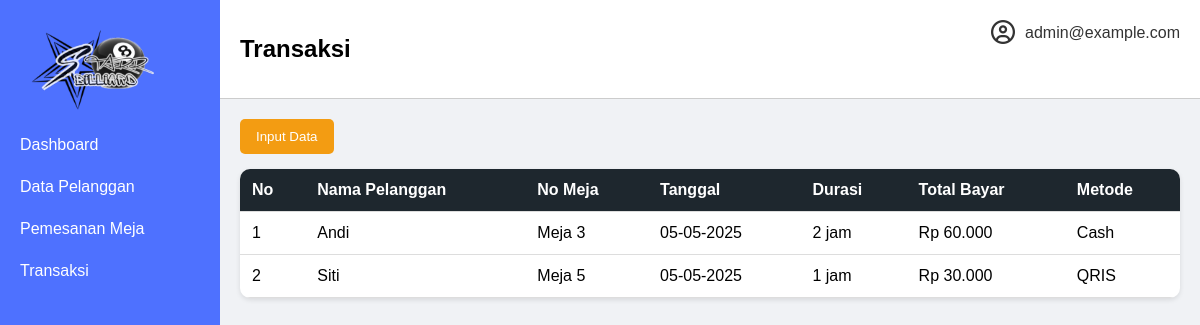
Page /transaksi.php (signed in) on the committed database.
### tables this page shows
CREATE TABLE transactions (
    id INT AUTO_INCREMENT PRIMARY KEY,
    customer_name VARCHAR(255) NOT NULL,
    table_number VARCHAR(10) NOT NULL,
    transaction_date DATE NOT NULL,
    duration VARCHAR(10) NOT NULL,
    total_amount INT NOT NULL,
    payment_method ENUM('Cash', 'QRIS', 'Transfer') NOT NULL,
    created_at TIMESTAMP DEFAULT CURRENT_TIMESTAMP
);

### transaksi.php (the view, shortened to what this page needs)
<?php
$host = "localhost";
$username = "root";
$password = "";
$dbname = "billiard_db";
try {
    $conn = new PDO("mysql:host=$host;dbname=$dbname", $username, $password);
    $conn->setAttribute(PDO::ATTR_ERRMODE, PDO::ERRMODE_EXCEPTION);
} catch (PDOException $e) {
    die("Koneksi gagal: " . $e->getMessage());
}
$stmt = $conn->query("SELECT t.id, t.customer_name, t.table_number, t.transaction_date, t.duration, t.total_amount, t.payment_method
                      FROM transactions t
                      ORDER BY t.transaction_date DESC");
$transactions = $stmt->fetchAll(PDO::FETCH_ASSOC);
?>
<!DOCTYPE html>
<html lang="id">
<head>
    <link rel="stylesheet" href="transaksi.css">
    <link rel="stylesheet" href="https://cdnjs.cloudflare.com/ajax/libs/font-awesome/6.5.0/css/all.min.css" />
</head>
<body>
    <div class="sidebar">
        <img src="asset/LOGO dashboard.png" width="180" height="100">
        <a href="dashboard.php">Dashboard</a>
        <a href="datapelanggan.php">Data Pelanggan</a>
        <a href="meja.php">Pemesanan Meja</a>
        <a href="transaksi.php">Transaksi</a>
    </div>
    <div class="main">
        <div class="topbar">
            <h2>Transaksi</h2>
            <div class="header-right">
                <div class="profile-dropdown">
                    <i class="fa-regular fa-circle-user profile-icon" id="profileIcon"></i>
                </div>
                <span class="admin-name"><?php echo htmlspecialchars($_SESSION['email']); ?></span>
            </div>
        </div>
        <div class="content">
            <a href="inputdata.php">
                <button class="btn-export">Input Data</button>
            </a>
            <table>
                <thead>
                    <tr>
                        <th>No</th>
                        <th>Nama Pelanggan</th>
                        <th>No Meja</th>
                        <th>Tanggal</th>
                        <th>Durasi</th>
                        <th>Total Bayar</th>
                        <th>Metode</th>
                    </tr>
                </thead>
                <tbody>
                    <?php if (count($transactions) > 0): ?>
                        <?php foreach ($transactions as $index => $transaction): ?>
                            <tr>
                                <td><?php echo $index + 1; ?></td>
                                <td><?php echo htmlspecialchars($transaction['customer_name']); ?></td>
                                <td><?php echo htmlspecialchars($transaction['table_number']); ?></td>
                                <td><?php echo date('d-m-Y', strtotime($transaction['transaction_date'])); ?></td>
                                <td><?php echo htmlspecialchars($transaction['duration']); ?></td>
                                <td>Rp <?php echo number_format($transaction['total_amount'], 0, ',', '.'); ?></td>
                                <td><?php echo htmlspecialchars($transaction['payment_method']); ?></td>
                            </tr>
                        <?php endforeach; ?>
                    <?php else: ?>
                        <tr>
                            <td colspan="7">Tidak ada data transaksi.</td>
                        </tr>
                    <?php endif; ?>
                </tbody>
            </table>
        </div>
    </div>
</body>
</html>

### transaksi.css (style rules this page uses)
* { box-sizing: border-box; }
body { margin: 0; font-family: Arial, sans-serif; display: flex; height: 100vh; background: #f0f2f5; }
.sidebar { width: 220px; background-color: #4E71FF; color: white; padding: 20px 0; }
.sidebar a { display: block; color: white; padding: 12px 20px; text-decoration: none; transition: background 0.3s; }
.main { flex-grow: 1; display: flex; flex-direction: column; }
.topbar { background-color: white; padding: 15px 20px; border-bottom: 1px solid #ccc; display: flex; justify-content: space-between; align-items: center; }
.header-right { position: absolute; top: 20px; right: 20px; display: flex; align-items: center; gap: 10px; z-index: 999; }
.profile-icon { font-size: 24px; color: #333; cursor: pointer; }
.admin-name { font-weight: 500; color: #333; }
.profile-dropdown { position: relative; }
.content { padding: 20px; }
table { width: 100%; border-collapse: collapse; background-color: white; box-shadow: 0 2px 5px rgba(0,0,0,0.1); border-radius: 10px; overflow: hidden; }
th, td { padding: 12px; text-align: left; border-bottom: 1px solid #ddd; }
th { background-color: #1e272e; color: white; }
.btn-export { background-color: #f39c12; color: white; padding: 10px 16px; border: none; border-radius: 5px; cursor: pointer; margin-bottom: 15px; }

### rows in the picture
transactions: customer_name "Andi", table_number "Meja 3", transaction_date "05-05-2025", duration "2 jam", total_amount "60.000", payment_method "Cash"
transactions: customer_name "Siti", table_number "Meja 5", transaction_date "05-05-2025", duration "1 jam", total_amount "30.000", payment_method "QRIS"

### other values in the picture
$_SESSION['email'] "admin@example.com"
